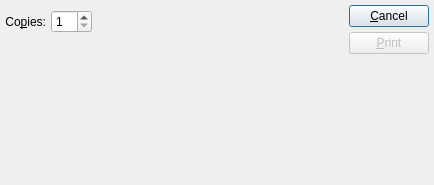
<?xml version="1.0" encoding="UTF-8"?>
<ui version="4.0">
 <comment>This file is part of the xTuple ERP: PostBooks Edition, a free and
open source Enterprise Resource Planning software suite,
Copyright (c) 1999-2019 by OpenMFG LLC, d/b/a xTuple.
It is licensed to you under the Common Public Attribution License
version 1.0, the full text of which (including xTuple-specific Exhibits)
is available at www.xtuple.com/CPAL.  By using this software, you agree
to be bound by its terms.</comment>
 <class>printWoPickList</class>
 <widget class="QDialog" name="printWoPickList">
  <property name="geometry">
   <rect>
    <x>0</x>
    <y>0</y>
    <width>434</width>
    <height>185</height>
   </rect>
  </property>
  <property name="windowTitle">
   <string>Print W/O Pick List</string>
  </property>
  <layout class="QHBoxLayout">
   <property name="spacing">
    <number>7</number>
   </property>
   <property name="margin">
    <number>5</number>
   </property>
   <item>
    <layout class="QVBoxLayout">
     <property name="spacing">
      <number>0</number>
     </property>
     <property name="margin">
      <number>0</number>
     </property>
     <item>
      <layout class="QVBoxLayout">
       <property name="spacing">
        <number>5</number>
       </property>
       <property name="margin">
        <number>0</number>
       </property>
       <item>
        <widget class="WoCluster" name="_wo"/>
       </item>
       <item>
        <layout class="QHBoxLayout">
         <property name="spacing">
          <number>0</number>
         </property>
         <property name="margin">
          <number>0</number>
         </property>
         <item>
          <layout class="QHBoxLayout">
           <property name="spacing">
            <number>5</number>
           </property>
           <property name="margin">
            <number>0</number>
           </property>
           <item>
            <widget class="QLabel" name="_copiesLit">
             <property name="text">
              <string>Co&amp;pies:</string>
             </property>
             <property name="alignment">
              <set>Qt::AlignRight|Qt::AlignTrailing|Qt::AlignVCenter</set>
             </property>
             <property name="buddy">
              <cstring>_copies</cstring>
             </property>
            </widget>
           </item>
           <item>
            <widget class="QSpinBox" name="_copies">
             <property name="minimum">
              <number>1</number>
             </property>
            </widget>
           </item>
          </layout>
         </item>
         <item>
          <spacer name="Spacer104">
           <property name="orientation">
            <enum>Qt::Horizontal</enum>
           </property>
           <property name="sizeType">
            <enum>QSizePolicy::Expanding</enum>
           </property>
           <property name="sizeHint" stdset="0">
            <size>
             <width>20</width>
             <height>20</height>
            </size>
           </property>
          </spacer>
         </item>
        </layout>
       </item>
      </layout>
     </item>
     <item>
      <spacer name="Spacer105">
       <property name="orientation">
        <enum>Qt::Vertical</enum>
       </property>
       <property name="sizeType">
        <enum>QSizePolicy::Expanding</enum>
       </property>
       <property name="sizeHint" stdset="0">
        <size>
         <width>20</width>
         <height>20</height>
        </size>
       </property>
      </spacer>
     </item>
    </layout>
   </item>
   <item>
    <layout class="QHBoxLayout">
     <property name="spacing">
      <number>0</number>
     </property>
     <property name="margin">
      <number>0</number>
     </property>
     <item>
      <spacer name="Spacer103">
       <property name="orientation">
        <enum>Qt::Horizontal</enum>
       </property>
       <property name="sizeType">
        <enum>QSizePolicy::Preferred</enum>
       </property>
       <property name="sizeHint" stdset="0">
        <size>
         <width>20</width>
         <height>20</height>
        </size>
       </property>
      </spacer>
     </item>
     <item>
      <layout class="QVBoxLayout">
       <property name="spacing">
        <number>0</number>
       </property>
       <property name="margin">
        <number>0</number>
       </property>
       <item>
        <layout class="QVBoxLayout">
         <property name="spacing">
          <number>5</number>
         </property>
         <property name="margin">
          <number>0</number>
         </property>
         <item>
          <widget class="QPushButton" name="_close">
           <property name="text">
            <string>&amp;Cancel</string>
           </property>
          </widget>
         </item>
         <item>
          <widget class="QPushButton" name="_print">
           <property name="enabled">
            <bool>false</bool>
           </property>
           <property name="text">
            <string>&amp;Print</string>
           </property>
          </widget>
         </item>
        </layout>
       </item>
       <item>
        <spacer name="Spacer102">
         <property name="orientation">
          <enum>Qt::Vertical</enum>
         </property>
         <property name="sizeType">
          <enum>QSizePolicy::Expanding</enum>
         </property>
         <property name="sizeHint" stdset="0">
          <size>
           <width>20</width>
           <height>20</height>
          </size>
         </property>
        </spacer>
       </item>
      </layout>
     </item>
    </layout>
   </item>
  </layout>
 </widget>
 <layoutdefault spacing="6" margin="11"/>
 <customwidgets>
  <customwidget>
   <class>WoCluster</class>
   <extends>QWidget</extends>
   <header>wocluster.h</header>
  </customwidget>
 </customwidgets>
 <tabstops>
  <tabstop>_wo</tabstop>
  <tabstop>_copies</tabstop>
  <tabstop>_print</tabstop>
  <tabstop>_close</tabstop>
 </tabstops>
 <includes>
  <include location="global">parameter.h</include>
 </includes>
 <resources/>
 <connections>
  <connection>
   <sender>_wo</sender>
   <signal>valid(bool)</signal>
   <receiver>_print</receiver>
   <slot>setEnabled(bool)</slot>
   <hints>
    <hint type="sourcelabel">
     <x>20</x>
     <y>20</y>
    </hint>
    <hint type="destinationlabel">
     <x>20</x>
     <y>20</y>
    </hint>
   </hints>
  </connection>
 </connections>
</ui>
